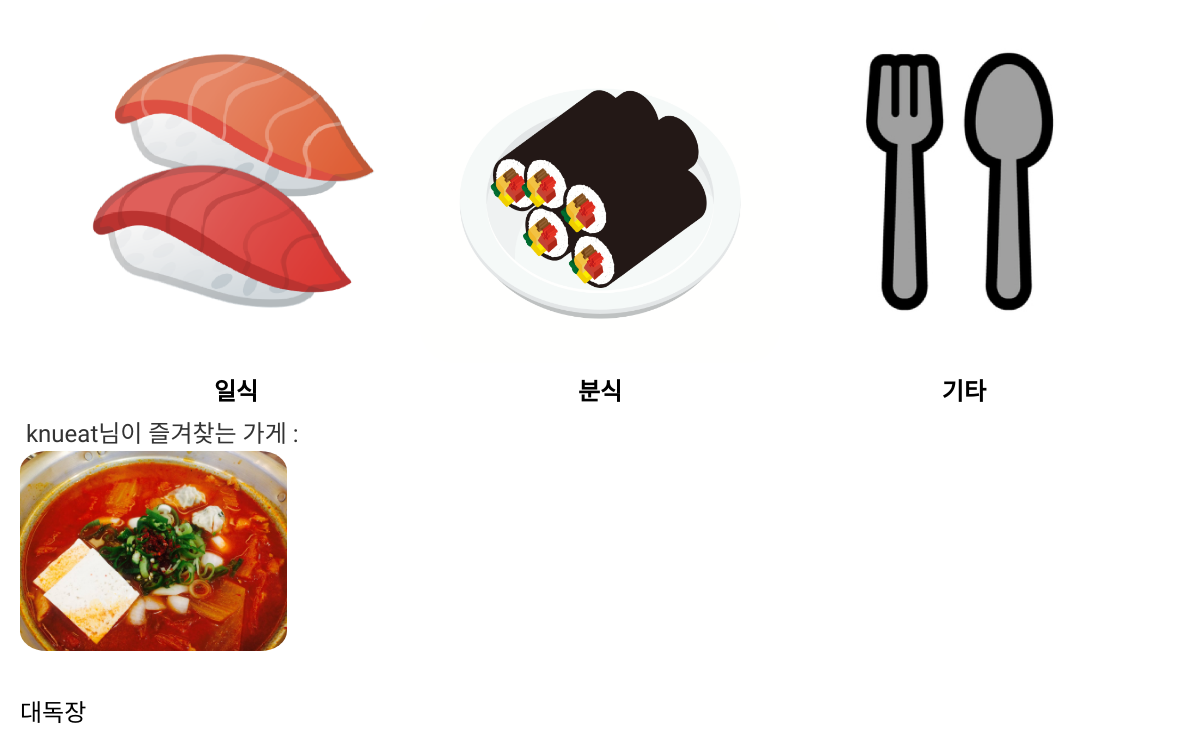
/ (signed in, lower part), run on an earlier commit of the app's database.
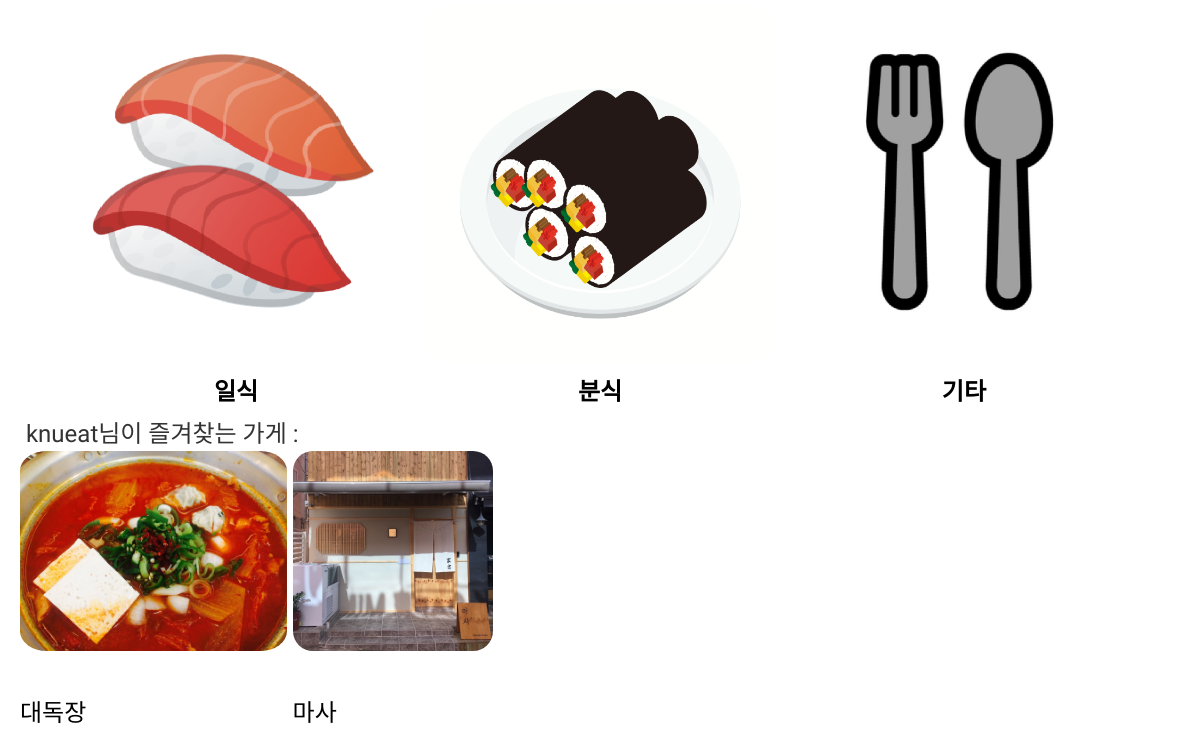
And on a later commit of the database.
### app1/models.py (models this page shows, shortened)
class Like(models.Model):
    shop = models.ForeignKey(Shop, on_delete=models.CASCADE, null=True) # 특정 market이 삭제되면, 그 market의 즐겨찾기 정보 제거
    user = models.ForeignKey(User, on_delete=models.CASCADE, null=True)

class Shop(models.Model):
    name=models.CharField(max_length=225)
    address=models.CharField(max_length=225)
    phone_number=models.CharField(max_length=225)
    open_time=models.TimeField()
    close_time=models.TimeField()
    category=models.CharField(max_length=225)
    description=models.TextField()
    photo=models.ImageField(upload_to='images/')
    owner=models.ForeignKey(User, on_delete=models.CASCADE, null=True)
    likes =models.ManyToManyField(
        User, # User 모델과 Shop 모델을 M : N 관계로 두겠다.
        through='Like', # Like라는 중개 모델을 통해 M : N 관계를 맺는다.
        through_fields=('shop', 'user'), # Like에 shop 속성, user 속성을 추가하겠다.
        related_name='likes' # 1 : N  관계에서 market과 연결된 comment를 가져올 때 comment_set으로 가져왔는데,
        )
    def like_count(self):
        return self.likes.count()

### app1/views.py (the view)
# urls.py: 2. Add a URL to urlpatterns:  path('', views.home, name='home')
def home(request):
    if request.method == 'POST':
        shop_name=request.POST['shop_name']
        shop=Shop.objects.filter(name__contains=shop_name)
        return render(request,'search.html',{'shop':shop,'shop_name':shop_name})
    user=request.user
    if user.is_active:
        likes=Like.objects.select_related()
        if(Reservation.objects.filter(customer=user)):
            recommend_shop=recommendation(Reservation.objects.filter(customer=user))
        else:
            recommend_shop=random_rec()
        if user.profile.shop_id == -1:
            return render(request, 'home.html', {'user':user, 'likes':likes, 'recommends':recommend_shop})
        else:
            shop=get_object_or_404(Shop, pk=user.profile.shop_id)
            return render(request, 'home.html', {'user':user, 'shop': shop, 'likes':likes,'recommends':recommend_shop})
    else:
        recommend_shop=random_rec()
        return render(request, 'home.html', {'user':user, 'recommends': recommend_shop})

### app1/views.py (called while the page is built)
def recommendation(reservation):
    reserv_list=list(reservation)
    cate_list=[]
    for el in reserv_list:
        cate_list.append(el.shop.category)
    cnt_dict=collections.Counter(cate_list)
    for el in cnt_dict.most_common(1):
        most=el[0]
    shop_lst=Shop.objects.filter(category=most)
    shop_dict=dict()
    for el in shop_lst:
        shop_dict[el]=el.like_count()
    Max=max(shop_dict.values())
    for key,val in shop_dict.items():
        if (val==Max):
            return key

### app1/templates/home.html (shortened to what this page needs)
{% load static %}
<!DOCTYPE html>
<html lang="en">
<head>
    <link rel="stylesheet" href="//maxcdn.bootstrapcdn.com/bootstrap/3.2.0/css/bootstrap.min.css">
    <link rel="stylesheet" href="//maxcdn.bootstrapcdn.com/bootstrap/3.2.0/css/bootstrap-theme.min.css">
</head>
<body>
    <div class='category'>
        <div class="card">
            <a href="{% url 'category' category_name='일식' %}">
            <p class="card-image"><img src="static/nyam/일식.png"></p>
            <p class="card-title">일식</p></a>
        </div>
        <div class="card">
            <a href="{% url 'category' category_name='분식' %}">
            <p class="card-image"><img src="static/nyam/분식.png"></p>
            <p class="card-title">분식</p></a>
        </div>
        <div class="card">
            <a href="{% url 'category' category_name='기타' %}">
            <p class="card-image"><img src="static/nyam/기타.png"></p>
            <p class="card-title">기타</p></a>
        </div>
    </div>
        {% if user.username != "admin" and user.profile.user_type == "고객" %}
        <div class='like'>
            <div class="like">
                &nbsp{{user}}님이 즐겨찾는 가게 :<br>
                    <div class="like-container">
                        {% for like in likes %}
                            <div class="like-card">{% if like.user == user %}
                                <a href="{% url 'restaurant' like.shop.id %}">
                                    {% if like.shop.photo %}<p class ="like-card-image">
                                        <img src="{{like.shop.photo.url}}" alt="" height="200px"></p><br>
                                    {% endif %}
                                    <p class = "like-card-title">{{like.shop.name}}</p></a>
                            {% endif %}</div>
                        {% endfor %}</div>
            </div>
        </div>
        {% endif %}
</body>
</html>

What changed in the data, as far as the page shows it:
added Like: shop.photo (picture), shop.name "마사"
